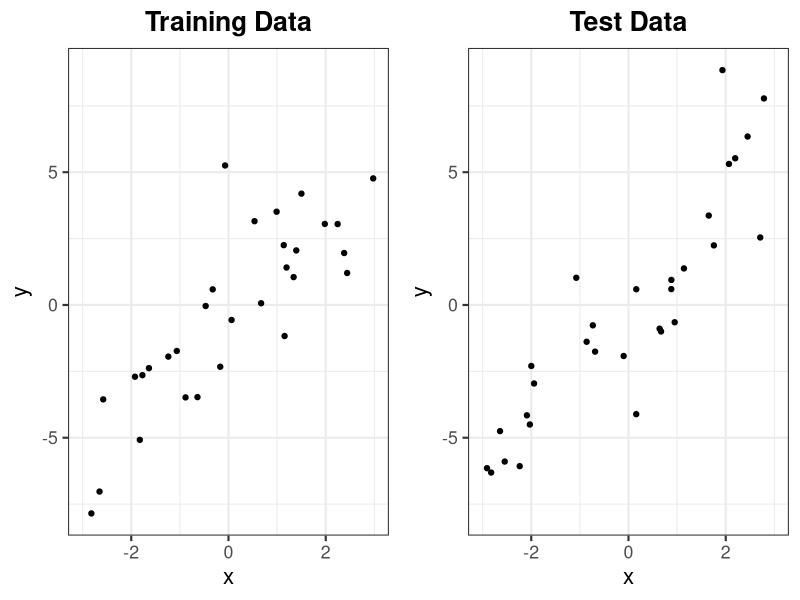
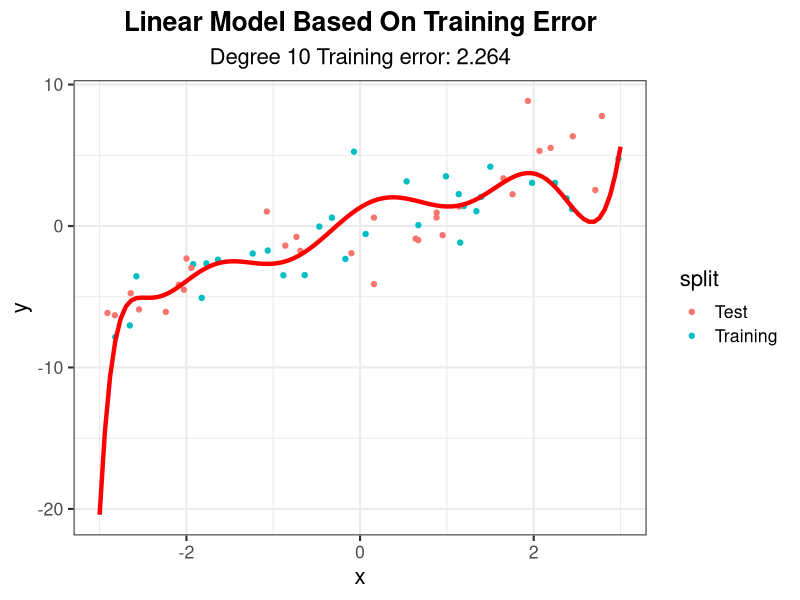
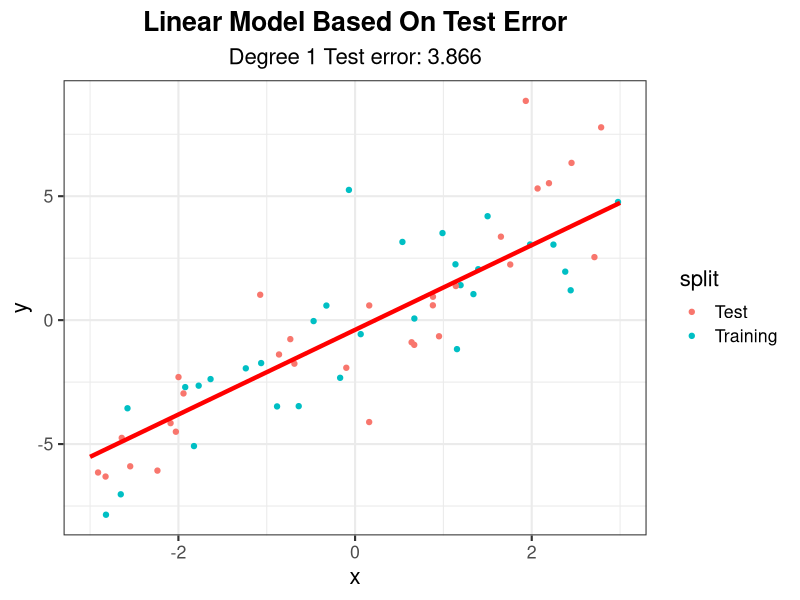

These charts were generated, in order, by the following R code:
## ---- chunk 1
library(ggpubr)
# generate data
set.seed(302)
n <- 30
x <- sort(runif(n, -3, 3))
y <- 2*x + 2*rnorm(n)
x_test <- sort(runif(n, -3, 3))
y_test <- 2*x_test + 2*rnorm(n)
df_train <- data.frame("x" = x, "y" = y)
df_test <- data.frame("x" = x_test, "y" = y_test)

# store a theme
my_theme <- theme_bw(base_size = 16) + 
  theme(plot.title = element_text(hjust = 0.5, face = "bold"),
        plot.subtitle = element_text(hjust = 0.5))

# generate plots
g_train <- ggplot(df_train, aes(x = x, y = y)) + geom_point() +
  xlim(-3, 3) + ylim(min(y, y_test), max(y, y_test)) + 
  labs(title = "Training Data") + my_theme
g_test <- ggplot(df_test, aes(x = x, y = y)) + geom_point() +
  xlim(-3, 3) + ylim(min(y, y_test), max(y, y_test)) + 
  labs(title = "Test Data") + my_theme
ggarrange(g_train, g_test) # from ggpubr, to put side-by-side
## ---- chunk 2
# import the library that could be used in this shortlab
library(tidyverse)
## ---- chunk 3
# fit 10 polynomial linear regression models with degree 1 to 10 respectively
# compute y prediction for each model with respect to training data
lm_fit_1 <- lm(y ~ x, data = df_train)
yh_train_1 <- lm_fit_1 %>% predict()

lm_fit_2 <- lm(y ~ poly(x, 2), data = df_train)
yh_train_2 <- lm_fit_2 %>% predict()

lm_fit_3 <- lm(y ~ poly(x, 3), data = df_train)
yh_train_3 <- lm_fit_3 %>% predict()

lm_fit_4 <- lm(y ~ poly(x, 4), data = df_train)
yh_train_4 <- lm_fit_4 %>% predict()

lm_fit_5 <- lm(y ~ poly(x, 5), data = df_train)
yh_train_5 <- lm_fit_5 %>% predict()

lm_fit_6 <- lm(y ~ poly(x, 6), data = df_train)
yh_train_6 <- lm_fit_6 %>% predict()

lm_fit_7 <- lm(y ~ poly(x, 7), data = df_train)
yh_train_7 <- lm_fit_7 %>% predict()

lm_fit_8 <- lm(y ~ poly(x, 8), data = df_train)
yh_train_8 <- lm_fit_8 %>% predict()

lm_fit_9 <- lm(y ~ poly(x, 9), data = df_train)
yh_train_9 <- lm_fit_9 %>% predict()

lm_fit_10 <- lm(y ~ poly(x, 10), data = df_train)
yh_train_10 <- lm_fit_10 %>% predict()

# put all y predictions into one data frame
yh_train <- data.frame(cbind(yh_train_1, yh_train_2, yh_train_3, yh_train_4, 
                             yh_train_5, yh_train_6, yh_train_7, yh_train_8, 
                             yh_train_9, yh_train_10))
## ---- chunk 4
# initialize train_err and test_err, each is a vector with length 10
train_err <- c(rep(NA, 10))
test_err <- c(rep(NA, 10))

# using the previous models with degrees from 1 to 10,
# compute y prediction for each model with respect to test data
yh_test_1 <- predict(lm_fit_1, data.frame(x = df_test$x))
yh_test_2 <- predict(lm_fit_2, data.frame(x = df_test$x))
yh_test_3 <- predict(lm_fit_3, data.frame(x = df_test$x))
yh_test_4 <- predict(lm_fit_4, data.frame(x = df_test$x))
yh_test_5 <- predict(lm_fit_5, data.frame(x = df_test$x))
yh_test_6 <- predict(lm_fit_6, data.frame(x = df_test$x))
yh_test_7 <- predict(lm_fit_7, data.frame(x = df_test$x))
yh_test_8 <- predict(lm_fit_8, data.frame(x = df_test$x))
yh_test_9 <- predict(lm_fit_9, data.frame(x = df_test$x))
yh_test_10 <- predict(lm_fit_10, data.frame(x = df_test$x))

# put all y predictions into one data frame
yh_test <- data.frame(cbind(yh_test_1, yh_test_2, yh_test_3, yh_test_4, 
                             yh_test_5, yh_test_6, yh_test_7, yh_test_8, 
                             yh_test_9, yh_test_10))

# compute training error and test error of each model, put values into vectors
for (i in 1:10) {
  train_err[i] <- mean((df_train$y - yh_train[, i])^2)
  test_err[i] <- mean((df_test$y - yh_test[, i])^2)
}
## ---- chunk 5
# show the training error and test error data as a data frame
data.frame(train_err, test_err)
## ---- chunk 6
# add column split to training data and test data, categorize the two data sets
# by "Training" and "Test", then combine the data sets into a data frame
data_1 <- df_train
data_1$split <- rep("Training", 30)
data_2 <- df_test
data_2$split <- rep("Test", 30)
data <- rbind(data_1, data_2)

# compute the fitting line of the degree 10 model choice based on training error
x_fit <- data.frame(x = seq(-3, 3, length = 100))
line_fit_10 <- data.frame(x = x_fit, y = predict(lm_fit_10, newdata = x_fit))

# create and show plot of the degree 10 model choice based on training error
g_split_10 <- ggplot(data, aes(x = x, y = y, color = split)) + geom_point() +
  labs(title = "Linear Model Based On Training Error", 
       subtitle = paste("Degree 10 Training error:", round(train_err[10], 3))) + 
  geom_line(data = line_fit_10, aes(y = y, x = x), col = "red", lwd = 1.5) +
  my_theme
g_split_10
## ---- chunk 7
# compute the fitting line of the degree 1 model choice based on test error
line_fit_1 <- data.frame(x = x_fit, y = predict(lm_fit_1, newdata = x_fit))

# create and show plot of the degree 1 model choice based on test error
g_split_1 <- ggplot(data, aes(x = x, y = y, color = split)) + geom_point() +
  labs(title = "Linear Model Based On Test Error", 
       subtitle = paste("Degree 1 Test error:", round(test_err[1], 3))) + 
  geom_line(data = line_fit_1, aes(y = y, x = x), col = "red", lwd = 1.5) +
  my_theme
g_split_1
